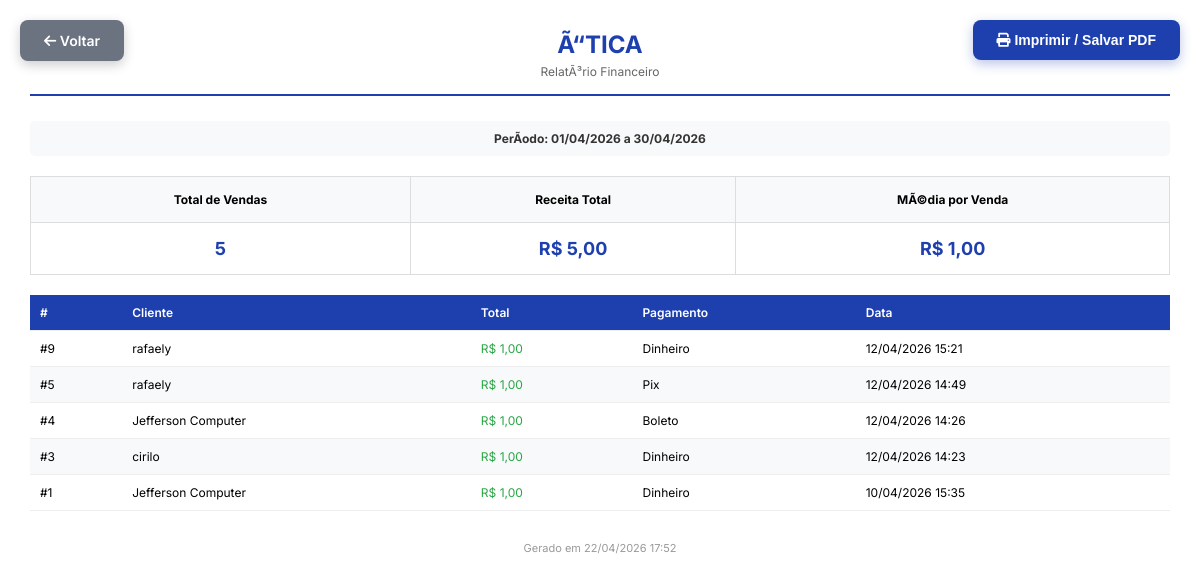
/views/financeiro/imprimir.php?data_inicio=2026-04-01&data_fim=2026-04-30 (signed in), run on the app's committed database.
### tables this page shows
CREATE TABLE `vendas` (
  `id` bigint(20) UNSIGNED NOT NULL,
  `cliente_id` int(11) DEFAULT NULL,
  `usuario_id` int(11) DEFAULT NULL,
  `total` decimal(10,2) DEFAULT NULL,
  `forma_pagamento` varchar(30) DEFAULT NULL,
  `data_venda` timestamp NOT NULL DEFAULT current_timestamp()
);

CREATE TABLE `clientes` (
  `id` bigint(20) UNSIGNED NOT NULL,
  `nome` varchar(100) NOT NULL,
  `telefone` varchar(20) DEFAULT NULL,
  `cpf` varchar(14) DEFAULT NULL,
  `email` varchar(100) DEFAULT NULL,
  `data_nascimento` date DEFAULT NULL,
  `criado_em` timestamp NOT NULL DEFAULT current_timestamp(),
  `endereco` text DEFAULT NULL,
  `bairro` text DEFAULT NULL,
  `numero` int(11) DEFAULT NULL
);

### views/financeiro/imprimir.php (the view, shortened to what this page needs)
<?php
$data_inicio = $_GET['data_inicio'] ?? date('Y-m-01');
$data_fim = $_GET['data_fim'] ?? date('Y-m-t');
$db = Database::getInstance()->getConnection();
try {
    $stmt = $db->prepare("SELECT v.*, c.nome as cliente_nome FROM vendas v LEFT JOIN clientes c ON v.cliente_id = c.id WHERE DATE(v.data_venda) BETWEEN ? AND ? ORDER BY v.id DESC");
    $stmt->execute([$data_inicio, $data_fim]);
    $vendas = $stmt->fetchAll();
    $total = 0;
    foreach ($vendas as $v) {
        $total += $v['total'] ?? 0;
    }
} catch (PDOException $e) {
    $vendas = [];
    $total = 0;
}
$periodo = "PerÃ­odo: " . date('d/m/Y', strtotime($data_inicio)) . " a " . date('d/m/Y', strtotime($data_fim));
?>
<!DOCTYPE html>
<html>
<head>
    <link rel="stylesheet" href="https://cdnjs.cloudflare.com/ajax/libs/font-awesome/6.0.0/css/all.min.css">
</head>
<body>
    <a href="relatorio.php?data_inicio=<?php echo $data_inicio; ?>&data_fim=<?php echo $data_fim; ?>" class="btn-back no-print">
        <i class="fas fa-arrow-left"></i> Voltar
    </a>
    <button class="btn-print no-print" onclick="window.print()">
        <i class="fas fa-print"></i> Imprimir / Salvar PDF
    </button>
    <div class="header">
        <h1>Ã“TICA</h1>
        <p>RelatÃ³rio Financeiro</p>
    </div>
    <div class="periodo">
        <strong><?php echo $periodo; ?></strong>
    </div>
    <table class="stats">
        <tr>
            <td class="stat-label">Total de Vendas</td>
            <td class="stat-label">Receita Total</td>
            <td class="stat-label">MÃ©dia por Venda</td>
        </tr>
        <tr>
            <td class="stat-value"><?php echo count($vendas); ?></td>
            <td class="stat-value">R$ <?php echo number_format($total, 2, ',', '.'); ?></td>
            <td class="stat-value">R$ <?php echo number_format(count($vendas) > 0 ? $total / count($vendas) : 0, 2, ',', '.'); ?></td>
        </tr>
    </table>
    <?php if (empty($vendas)): ?>
    <p style="text-align: center; color: #666; padding: 30px;">Nenhuma venda no perÃ­odo informado.</p>
    <?php else: ?>
    <table class="table">
        <thead>
            <tr>
                <th>#</th>
                <th>Cliente</th>
                <th class="text-right">Total</th>
                <th>Pagamento</th>
                <th>Data</th>
            </tr>
        </thead>
        <tbody>
            <?php foreach ($vendas as $v): ?>
            <tr>
                <td>#<?php echo $v['id']; ?></td>
                <td><?php echo htmlspecialchars($v['cliente_nome'] ?? 'Sem cliente'); ?></td>
                <td class="text-right text-green">R$ <?php echo number_format($v['total'] ?? 0, 2, ',', '.'); ?></td>
                <td><?php echo htmlspecialchars(ucfirst($v['forma_pagamento'] ?? '-')); ?></td>
                <td><?php echo $v['data_venda'] ? date('d/m/Y H:i', strtotime($v['data_venda'])) : '-'; ?></td>
            </tr>
            <?php endforeach; ?>
        </tbody>
    </table>
    <?php endif; ?>
    <div class="footer">
        <p>Gerado em <?php echo date('d/m/Y H:i'); ?></p>
    </div>
</body>
</html>

### views/financeiro/imprimir.php (style rules this page uses)
* { margin: 0; padding: 0; box-sizing: border-box; }
body { font-family: 'Inter', Arial, sans-serif; font-size: 12px; padding: 30px; background: white; }
.header { text-align: center; margin-bottom: 25px; border-bottom: 2px solid #1e40af; padding-bottom: 15px; }
.header h1 { color: #1e40af; font-size: 24px; margin-bottom: 5px; }
.header p { color: #666; font-size: 12px; }
.btn-print { position: fixed; top: 20px; right: 20px; padding: 12px 24px; background: #1e40af; color: white; border: none; border-radius: 8px; cursor: pointer; font-size: 14px; font-weight: 600; box-shadow: 0 4px 12px rgba(30, 64, 175, 0.3); }
.btn-back { position: fixed; top: 20px; left: 20px; padding: 12px 24px; background: #6b7280; color: white; border: none; border-radius: 8px; cursor: pointer; font-size: 14px; font-weight: 600; text-decoration: none; box-shadow: 0 4px 12px rgba(0, 0, 0, 0.2); }
.periodo { text-align: center; margin-bottom: 20px; padding: 10px; background: #f8f9fa; border-radius: 5px; }
.periodo strong { color: #333; }
.stats { display: table; width: 100%; border-collapse: collapse; margin-bottom: 20px; }
.stats td { padding: 15px; text-align: center; border: 1px solid #ddd; }
.stats .stat-label { background: #f8f9fa; font-weight: bold; }
.stats .stat-value { font-size: 18px; font-weight: bold; color: #1e40af; }
.table { width: 100%; border-collapse: collapse; margin-top: 15px; }
.table th, .table td { padding: 10px; text-align: left; border-bottom: 1px solid #eee; }
.table th { background: #1e40af; color: white; font-weight: 600; }
.table tr:nth-child(even) { background: #f8f9fa; }
.text-right { text-align: right; }
.text-green { color: #28a745; }
.footer { margin-top: 30px; text-align: center; color: #999; font-size: 11px; }

### data on the page
vendas: id "9", cliente.nome "rafaely", total "1,00", forma_pagamento "Dinheiro", data_venda "12/04/2026 15:21"
vendas: id "5", cliente.nome "rafaely", total "1,00", forma_pagamento "Pix", data_venda "12/04/2026 14:49"
vendas: id "4", cliente.nome "Jefferson Computer", total "1,00", forma_pagamento "Boleto", data_venda "12/04/2026 14:26"
vendas: id "3", cliente.nome "cirilo", total "1,00", forma_pagamento "Dinheiro", data_venda "12/04/2026 14:23"
vendas: id "1", cliente.nome "Jefferson Computer", total "1,00", forma_pagamento "Dinheiro", data_venda "10/04/2026 15:35"

### other printed values
$periodo "PerÃ­odo: 01/04/2026 a 30/04/2026"
count($vendas) "5"
$total "5,00"
count($vendas) > 0 ? $total / count($vendas) : 0 "1,00"
